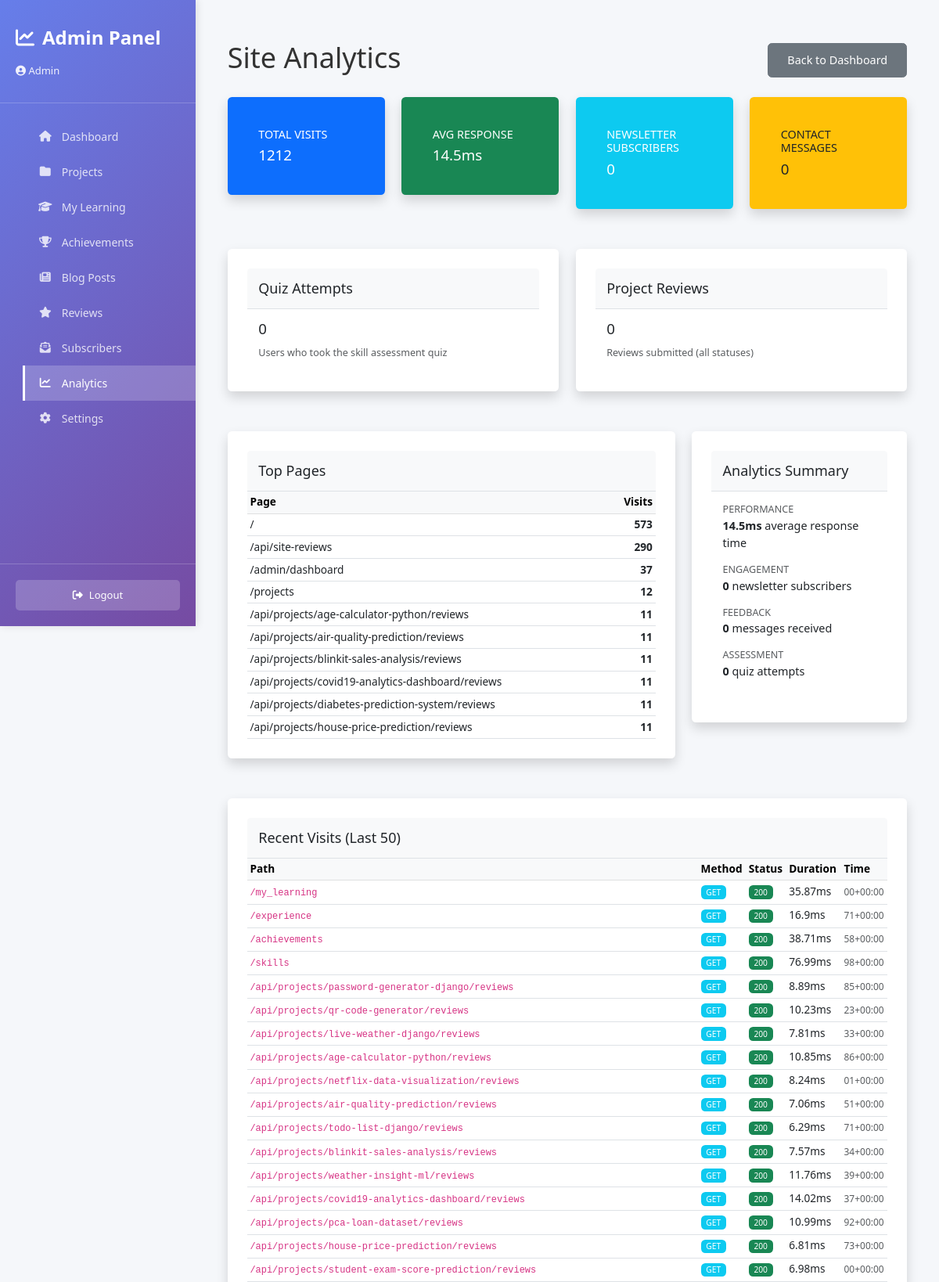
The page /admin/analytics (signed in, upper part) on the database its author committed.
### tables this page shows
CREATE TABLE page_visits (
    id INTEGER PRIMARY KEY AUTOINCREMENT,
    path TEXT NOT NULL,
    method TEXT NOT NULL,
    status_code INTEGER,
    duration_ms REAL,
    user_agent TEXT,
    visited_at TEXT NOT NULL
);

### app/admin/admin_routes.py (the view)
@admin_bp.route('/analytics')
@login_required
def analytics():
    conn = db.get_connection()
    total_visits = conn.execute("SELECT COUNT(*) c FROM page_visits").fetchone()["c"]
    avg_duration = conn.execute("SELECT AVG(duration_ms) a FROM page_visits").fetchone()["a"] or 0
    top_pages = conn.execute(
        "SELECT path, COUNT(*) c FROM page_visits GROUP BY path ORDER BY c DESC LIMIT 10"
    ).fetchall()
    subscribers = conn.execute("SELECT COUNT(*) c FROM newsletter_subscribers").fetchone()["c"]
    messages = conn.execute("SELECT COUNT(*) c FROM contact_messages").fetchone()["c"]
    reviews = conn.execute("SELECT COUNT(*) c FROM project_reviews").fetchone()["c"]
    quiz_attempts = conn.execute("SELECT COUNT(*) c FROM quiz_results").fetchone()["c"]
    recent_visits = conn.execute(
        "SELECT path, method, status_code, duration_ms, visited_at FROM page_visits "
        "ORDER BY id DESC LIMIT 50"
    ).fetchall()
    conn.close()
    analytics_data = {
        "total_visits": total_visits,
        "avg_response_ms": round(avg_duration, 1),
        "top_pages": [dict(r) for r in top_pages],
        "newsletter_subscribers": subscribers,
        "contact_messages": messages,
        "project_reviews": reviews,
        "quiz_attempts": quiz_attempts,
        "recent_visits": [dict(r) for r in recent_visits],
    }
    return render_template('admin_analytics.html', analytics=analytics_data)

### app/admin/admin_auth.py (called while the page is built)
def login_required(f):
    @wraps(f)
    def decorated_function(*args, **kwargs):
        if 'admin_logged_in' not in session:
            return redirect(url_for('admin.login'))
        return f(*args, **kwargs)
    return decorated_function

### app/core/db.py (called while the page is built)
def get_connection():
    os.makedirs(DATA_DIR, exist_ok=True)
    conn = sqlite3.connect(DB_PATH)
    conn.row_factory = sqlite3.Row
    conn.execute("PRAGMA foreign_keys = ON")
    conn.execute("PRAGMA journal_mode = WAL")
    conn.execute("PRAGMA synchronous = NORMAL")
    return conn

def now_iso():
    return datetime.now(timezone.utc).isoformat()

### flask_app.py (called while the page is built)
@app.context_processor
def inject_seo_globals():
    return {
        "site_url": SITE_URL.rstrip('/'),
        "google_site_verification": GOOGLE_SITE_VERIFICATION,
    }

@app.after_request
def add_security_headers(response):
    response.headers["X-Content-Type-Options"] = "nosniff"
    response.headers["X-Frame-Options"] = "DENY"
    response.headers["X-XSS-Protection"] = "1; mode=block"
    response.headers["Referrer-Policy"] = "strict-origin-when-cross-origin"
    response.headers["Content-Security-Policy"] = (
        "default-src 'self'; "
        "img-src 'self' data: https:; "
        "style-src 'self' 'unsafe-inline' https:; "
        "script-src 'self' 'unsafe-inline' https:; "
        "connect-src 'self' https:; "
        "font-src 'self' https: data:;"
    )
    return response

@app.after_request
def set_cache_headers(response):
    if request.path.startswith('/static/'):
        response.headers['Cache-Control'] = 'public, max-age=2592000'  # 30 days for static
    else:
        response.headers['Cache-Control'] = 'public, max-age=300'  # 5 min for HTML
    return response

@app.before_request
def _start_timer():
    request._start_time = time.time()

### templates/admin_analytics.html (shortened to what this page needs)
{% extends "admin_base.html" %}
{% block content %}
<div class="container-fluid py-4">
    <div class="d-flex justify-content-between align-items-center mb-4">
        <h1 class="h2">Site Analytics</h1>
        <a href="{{ url_for('admin.dashboard') }}" class="btn btn-secondary">Back to Dashboard</a>
    </div>
    <div class="row mb-4">
        <div class="col-md-3">
            <div class="card bg-primary text-white">
                <div class="card-body">
                    <h6 class="card-title text-uppercase">Total Visits</h6>
                    <h3 class="card-text">{{ analytics.total_visits }}</h3>
                </div>
            </div>
        </div>
        <div class="col-md-3">
            <div class="card bg-success text-white">
                <div class="card-body">
                    <h6 class="card-title text-uppercase">Avg Response</h6>
                    <h3 class="card-text">{{ analytics.avg_response_ms }}ms</h3>
                </div>
            </div>
        </div>
        <div class="col-md-3">
            <div class="card bg-info text-white">
                <div class="card-body">
                    <h6 class="card-title text-uppercase">Newsletter Subscribers</h6>
                    <h3 class="card-text">{{ analytics.newsletter_subscribers }}</h3>
                </div>
            </div>
        </div>
        <div class="col-md-3">
            <div class="card bg-warning text-dark">
                <div class="card-body">
                    <h6 class="card-title text-uppercase">Contact Messages</h6>
                    <h3 class="card-text">{{ analytics.contact_messages }}</h3>
                </div>
            </div>
        </div>
    </div>
    <div class="row mb-4">
        <div class="col-md-6">
            <div class="card">
                <div class="card-header">
                    <h5 class="card-title mb-0">Quiz Attempts</h5>
                </div>
                <div class="card-body">
                    <h3>{{ analytics.quiz_attempts }}</h3>
                    <small class="text-muted">Users who took the skill assessment quiz</small>
                </div>
            </div>
        </div>
        <div class="col-md-6">
            <div class="card">
                <div class="card-header">
                    <h5 class="card-title mb-0">Project Reviews</h5>
                </div>
                <div class="card-body">
                    <h3>{{ analytics.project_reviews }}</h3>
                    <small class="text-muted">Reviews submitted (all statuses)</small>
                </div>
            </div>
        </div>
    </div>
    <div class="row">
        <div class="col-lg-8">
            <div class="card">
                <div class="card-header">
                    <h5 class="card-title mb-0">Top Pages</h5>
                </div>
                <div class="table-responsive">
                    <table class="table table-sm mb-0">
                        <thead class="table-light">
                            <tr>
                                <th>Page</th>
                                <th class="text-end">Visits</th>
                            </tr>
                        </thead>
                        <tbody>
                            {% for page in analytics.top_pages %}
                            <tr>
                                <td>{{ page.path }}</td>
                                <td class="text-end"><strong>{{ page.c }}</strong></td>
                            </tr>
                            {% endfor %}
                        </tbody>
                    </table>
                </div>
            </div>
        </div>
        <div class="col-lg-4">
            <div class="card">
                <div class="card-header">
                    <h5 class="card-title mb-0">Analytics Summary</h5>
                </div>
                <div class="card-body">
                    <ul class="list-unstyled">
                        <li class="mb-3">
                            <span class="d-block text-muted small text-uppercase">Performance</span>
                            <strong>{{ analytics.avg_response_ms }}ms</strong> average response time
                        </li>
                        <li class="mb-3">
                            <span class="d-block text-muted small text-uppercase">Engagement</span>
                            <strong>{{ analytics.newsletter_subscribers }}</strong> newsletter subscribers
                        </li>
                        <li class="mb-3">
                            <span class="d-block text-muted small text-uppercase">Feedback</span>
                            <strong>{{ analytics.contact_messages }}</strong> messages received
                        </li>
                        <li>
                            <span class="d-block text-muted small text-uppercase">Assessment</span>
                            <strong>{{ analytics.quiz_attempts }}</strong> quiz attempts
                        </li>
                    </ul>
                </div>
            </div>
        </div>
    </div>
    <div class="row mt-4">
        <div class="col-12">
            <div class="card">
                <div class="card-header">
                    <h5 class="card-title mb-0">Recent Visits (Last 50)</h5>
                </div>
                <div class="table-responsive">
                    <table class="table table-hover table-sm mb-0">
                        <thead class="table-light">
                            <tr>
                                <th>Path</th>
                                <th>Method</th>
                                <th>Status</th>
                                <th>Duration</th>
                                <th>Time</th>
                            </tr>
                        </thead>
                        <tbody>
                            {% for visit in analytics.recent_visits %}
                            <tr>
                                <td><code class="small">{{ visit.path }}</code></td>
                                <td>
                                    <span class="badge bg-info">{{ visit.method }}</span>
                                </td>
                                <td>
                                    {% if visit.status_code < 300 %}
                                        <span class="badge bg-success">{{ visit.status_code }}</span>
                                    {% elif visit.status_code < 400 %}
                                        <span class="badge bg-info">{{ visit.status_code }}</span>
                                    {% elif visit.status_code < 500 %}
                                        <span class="badge bg-warning">{{ visit.status_code }}</span>
                                    {% else %}
                                        <span class="badge bg-danger">{{ visit.status_code }}</span>
                                    {% endif %}
                                </td>
                                <td>{{ visit.duration_ms }}ms</td>
                                <td><small class="text-muted">{{ visit.visited_at[-8:] }}</small></td>
                            </tr>
                            {% endfor %}
                        </tbody>
                    </table>
                </div>
            </div>
        </div>
    </div>
</div>
{% endblock %}

### static/css/admin-responsive.css (style rules this page uses)
@media (min-width: 1025px) { html { font-size: 90%; } }
@media (min-width: 1025px) { h1 { font-size: 2.5rem !important; } }
@media (min-width: 1025px) { h3 { font-size: 1.3rem !important; } }
@media (min-width: 1025px) { .btn { width: auto !important; padding: 10px 24px !important; } }
@media (min-width: 1025px) { table { font-size: 0.95rem !important; } }
@media (min-width: 1025px) { table thead { display: table-header-group !important; } }
@media (min-width: 1025px) { table tbody tr { display: table-row !important; } }
@media (min-width: 1025px) { .card, .content-section { padding: 25px !important; margin-bottom: 30px !important; } }

### templates/admin_base.html (style rules this page uses)
* { margin: 0; padding: 0; box-sizing: border-box; }
body { font-family: 'Segoe UI', Tahoma, Geneva, Verdana, sans-serif; background: #f5f7fa; color: #333; }

### templates/admin_analytics.html (style rules this page uses)
.card { border: none; box-shadow: 0 0.5rem 1rem rgba(0, 0, 0, 0.15); }
.card-header { background: #f8f9fa; border-bottom: 1px solid #dee2e6; padding: 1rem; }
.badge { padding: 0.35em 0.65em; font-weight: 500; }

### rows shown on the page
page_visits: path "/my_learning", method "GET", status_code "200", duration_ms "35.87", visited_at "00+00:00"
page_visits: path "/experience", method "GET", status_code "200", duration_ms "16.9", visited_at "71+00:00"
page_visits: path "/achievements", method "GET", status_code "200", duration_ms "38.71", visited_at "58+00:00"
page_visits: path "/skills", method "GET", status_code "200", duration_ms "76.99", visited_at "98+00:00"
page_visits: path "/api/projects/password-generator-django/reviews", method "GET", status_code "200", duration_ms "8.89", visited_at "85+00:00"
page_visits: path "/api/projects/qr-code-generator/reviews", method "GET", status_code "200", duration_ms "10.23", visited_at "23+00:00"
page_visits: path "/api/projects/live-weather-django/reviews", method "GET", status_code "200", duration_ms "7.81", visited_at "33+00:00"
page_visits: path "/api/projects/age-calculator-python/reviews", method "GET", status_code "200", duration_ms "10.85", visited_at "86+00:00"
page_visits: path "/api/projects/netflix-data-visualization/reviews", method "GET", status_code "200", duration_ms "8.24", visited_at "01+00:00"
page_visits: path "/api/projects/air-quality-prediction/reviews", method "GET", status_code "200", duration_ms "7.06", visited_at "51+00:00"
page_visits: path "/api/projects/todo-list-django/reviews", method "GET", status_code "200", duration_ms "6.29", visited_at "71+00:00"
page_visits: path "/api/projects/blinkit-sales-analysis/reviews", method "GET", status_code "200", duration_ms "7.57", visited_at "34+00:00"
page_visits: path "/api/projects/weather-insight-ml/reviews", method "GET", status_code "200", duration_ms "11.76", visited_at "39+00:00"
page_visits: path "/api/projects/covid19-analytics-dashboard/reviews", method "GET", status_code "200", duration_ms "14.02", visited_at "37+00:00"
page_visits: path "/api/projects/pca-loan-dataset/reviews", method "GET", status_code "200", duration_ms "10.99", visited_at "92+00:00"
page_visits: path "/api/projects/house-price-prediction/reviews", method "GET", status_code "200", duration_ms "6.81", visited_at "73+00:00"
page_visits: path "/api/projects/student-exam-score-prediction/reviews", method "GET", status_code "200", duration_ms "6.98", visited_at "00+00:00"

### other values the page prints
{{ session.get('admin_email', 'Admin') }} "Admin"
{{ analytics.total_visits }} "1212"
{{ analytics.avg_response_ms }} "14.5"
{{ analytics.newsletter_subscribers }} "0"
{{ analytics.contact_messages }} "0"
{{ analytics.quiz_attempts }} "0"
{{ analytics.project_reviews }} "0"
{{ page.path }} "/" "/api/site-reviews" "/admin/dashboard" "/projects" "/api/projects/age-calculator-python/reviews" "/api/projects/air-quality-prediction/reviews" "/api/projects/blinkit-sales-analysis/reviews" "/api/projects/covid19-analytics-dashboard/reviews" "/api/projects/diabetes-prediction-system/reviews" "/api/projects/house-price-prediction/reviews"
{{ page.c }} "573" "290" "37" "12" "11" "11" "11" "11" "11" "11"
